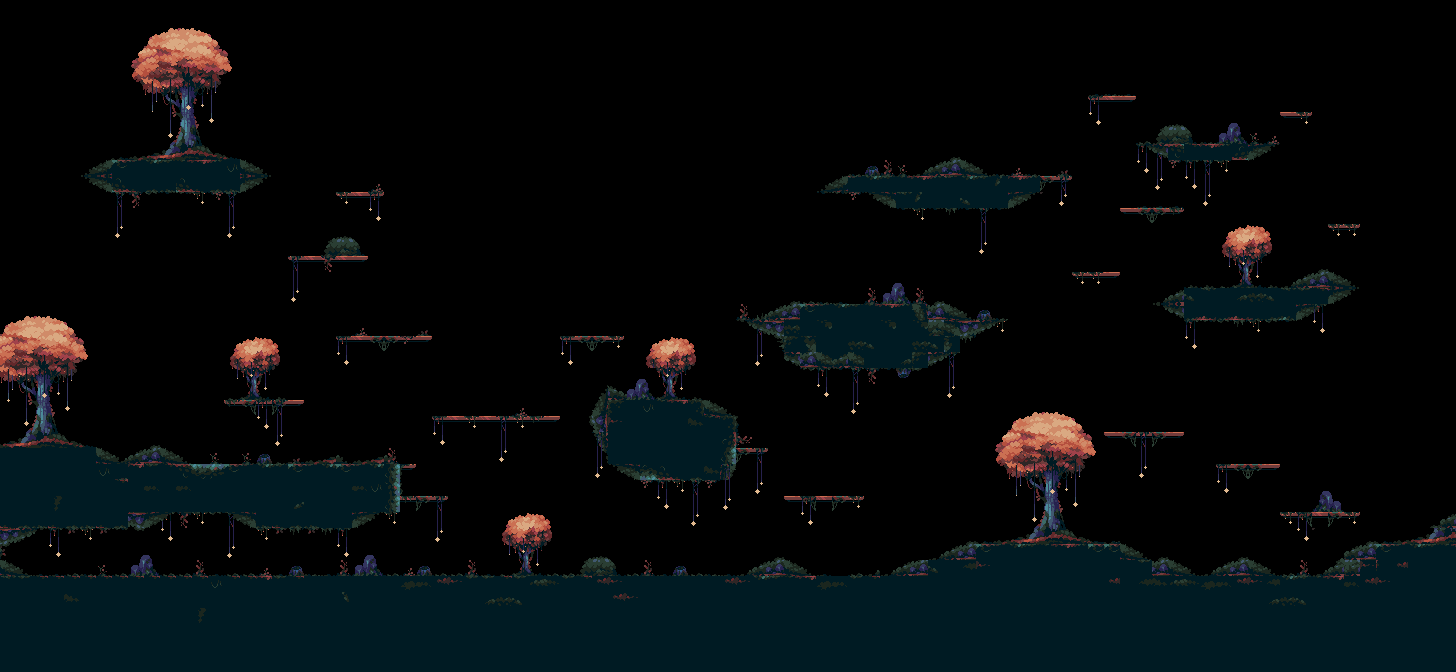

A level layout from a 2D game, rendered from its tile map. Below: a short description, then the map file with tile-grid data replaced by summaries:
An orthogonal 91x42 tile map with 16x16 px tiles, 2 tile layers (Tile Layer 1, Tile Layer 2) and 37 objects.

<map version="1.10" tiledversion="1.10.2" orientation="orthogonal" renderorder="right-down" width="91" height="42" tilewidth="16" tileheight="16" infinite="0" nextlayerid="9" nextobjectid="95">
 <tileset firstgid="1" source="tileset.tsx" />
 <layer id="1" name="Tile Layer 1" width="91" height="42">
  <data>[3822 cells, 823 non-empty, 143 distinct tile ids]</data>
 </layer>
 <layer id="2" name="Tile Layer 2" width="91" height="42">
  <data>[3822 cells, 946 non-empty, 132 distinct tile ids]</data>
 </layer>
 <objectgroup id="4" name="Object Layer 1">
  <object id="7" x="1280.98" y="511.562" width="78.4625" height="4.49345" />
  <object id="8" x="1217.38" y="463.517" width="61.5257" height="4.8391" />
  <object id="9" x="1104.7" y="433.099" width="78.4625" height="2.7652" />
  <object id="11" x="784.845" y="495.523" width="78.8413" height="3.92423" />
  <object id="12" x="735.614" y="447.719" width="31.7506" height="4.28097" />
  <object id="16" x="433.805" y="416.325" width="126.289" height="4.99447" />
  <object id="21" x="224.823" y="399.757" width="78.0326" height="4.79708" />
  <object id="24" x="560.786" y="335.855" width="62.9943" height="4.45068" />
  <object id="27" x="794.276" y="303.674" width="132.493" height="58.886" />
  <object id="28" x="927.796" y="322.503" width="31.8395" height="28.0735" />
  <object id="32" x="1072.16" y="272.041" width="47.1014" height="3.01932" />
  <object id="41" x="978.138" y="546.54" width="140.861" height="28.7356" />
  <object id="42" x="1121.82" y="561.753" width="30.9894" height="14.0861" />
  <object id="44" x="928.555" y="560.063" width="49.0196" height="15.213" />
  <object id="51" x="400.463" y="496.096" width="46.6958" height="3.73566" />
  <object id="52" x="2.98853" y="577.534" width="1353.8" height="2.98853" />
  <object id="66" x="850.088" y="176.07" width="220.317" height="2.75109" />
  <object id="67" x="856.278" y="180.655" width="176.758" height="23.3843" />
  <object id="68" x="1186.13" y="289.289" width="159.132" height="24.8356" />
  <object id="69" x="338.996" y="336.324" width="91.2388" height="2.67227" />
  <object id="70" x="289.368" y="255.774" width="77.114" height="3.43577" />
  <object id="71" x="336.324" y="193.548" width="47.3373" height="2.29051" />
  <object id="72" x="109.945" y="161.481" width="135.14" height="30.1584" />
  <object id="76" x="2.54734" y="465.314" width="396.111" height="51.7959" />
  <object id="77" x="397.934" y="465.486" width="17.2915" height="2.76663" />
  <object id="78" x="612.777" y="402.099" width="87.2159" height="77.3994" />
  <object id="79" x="699.237" y="416.824" width="34.7353" height="60.7868" />
  <object id="81" x="2.0012" y="59.5357" width="3.5021" height="526.316" />
  <object id="83" x="745.133" y="320.43" width="258.223" height="2.68516" />
  <object id="85" x="1377.94" y="545.536" width="76.0797" height="35.3547" />
  <object id="86" x="1356.9" y="562.989" width="34.4596" height="21.9288" />
  <object id="87" x="1453.08" y="3.07775" width="1.53888" height="538.607" />
  <object id="88" x="1121.84" y="208.902" width="60.0162" height="1.53888" />
  <object id="89" x="1330.74" y="224.676" width="27.315" height="3.07775" />
  <object id="90" x="1280.34" y="112.723" width="31.1622" height="3.07775" />
  <object id="91" x="1090.68" y="96.9492" width="44.2427" height="2.30831" />
  <object id="94" x="1143.99" y="144.551" width="127.235" height="4.89366" />
 </objectgroup>
</map>
